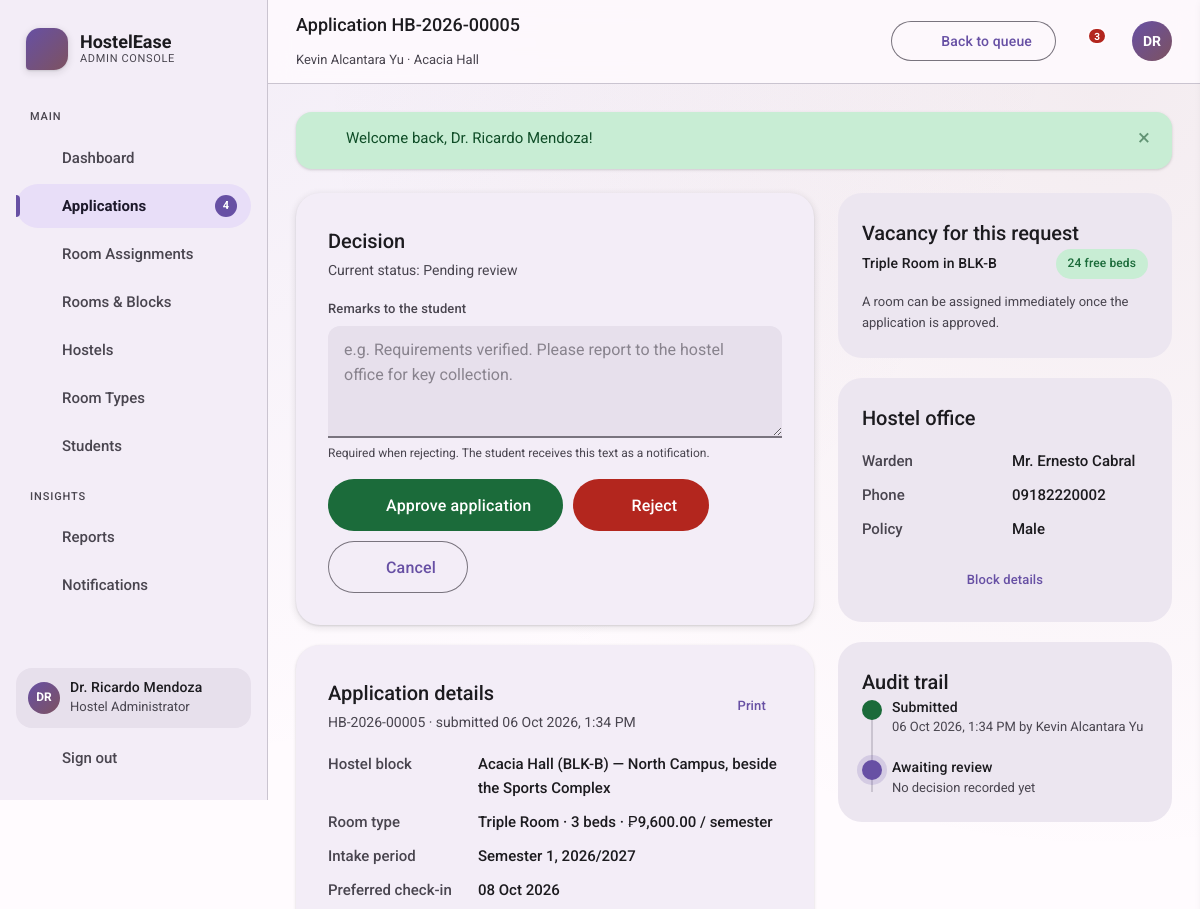
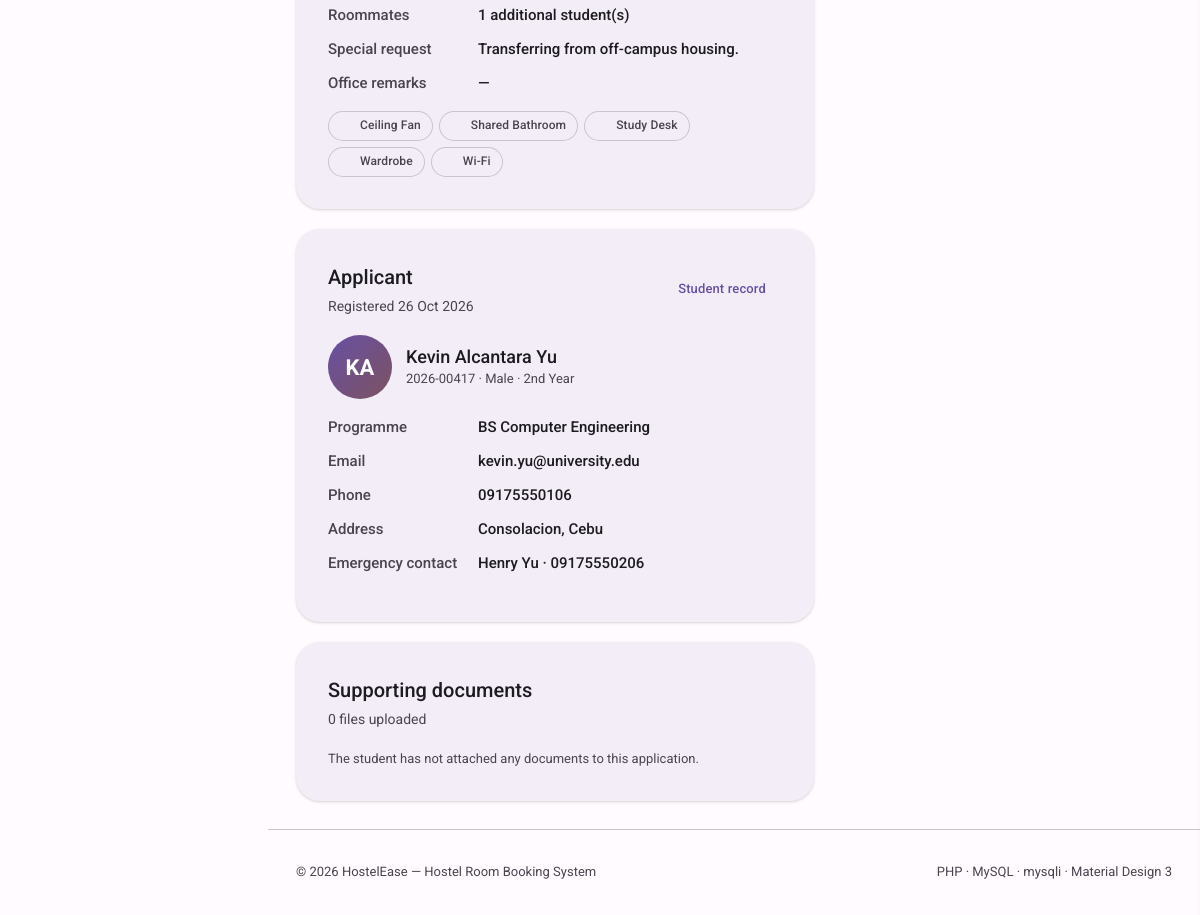
/admin/application-view.php?id=5 (signed in), run on the app's committed database (2 pictures, top to bottom).
### tables this page shows
CREATE TABLE users (
  id            INT UNSIGNED NOT NULL AUTO_INCREMENT,
  role          ENUM('student','admin') NOT NULL DEFAULT 'student',
  student_id    VARCHAR(20)  DEFAULT NULL,
  full_name     VARCHAR(120) NOT NULL,
  email         VARCHAR(150) NOT NULL,
  phone         VARCHAR(25)  DEFAULT NULL,
  password_hash VARCHAR(255) NOT NULL,
  gender        ENUM('male','female','other') DEFAULT NULL,
  programme     VARCHAR(120) DEFAULT NULL,
  year_level    VARCHAR(20)  DEFAULT NULL,
  address       VARCHAR(255) DEFAULT NULL,
  emergency_contact_name  VARCHAR(120) DEFAULT NULL,
  emergency_contact_phone VARCHAR(25)  DEFAULT NULL,
  status        ENUM('active','suspended') NOT NULL DEFAULT 'active',
  created_at    TIMESTAMP NOT NULL DEFAULT CURRENT_TIMESTAMP,
  updated_at    TIMESTAMP NOT NULL DEFAULT CURRENT_TIMESTAMP ON UPDATE CURRENT_TIMESTAMP,
  PRIMARY KEY (id),
  UNIQUE KEY uq_users_email (email),
  UNIQUE KEY uq_users_student_id (student_id),
  KEY idx_users_role (role)
);

CREATE TABLE bookings (
  id              INT UNSIGNED NOT NULL AUTO_INCREMENT,
  reference_no    VARCHAR(25) NOT NULL,
  student_id      INT UNSIGNED NOT NULL,
  hostel_id       INT UNSIGNED NOT NULL,
  room_type_id    INT UNSIGNED NOT NULL,
  intake_period   VARCHAR(40) NOT NULL,
  checkin_date    DATE DEFAULT NULL,
  checkout_date   DATE DEFAULT NULL,
  roommates       TINYINT UNSIGNED NOT NULL DEFAULT 0,
  special_request TEXT,
  status          ENUM('pending','approved','rejected','assigned','cancelled','checked_out')
                  NOT NULL DEFAULT 'pending',
  admin_remarks   TEXT,
  processed_by    INT UNSIGNED DEFAULT NULL,
  processed_at    DATETIME DEFAULT NULL,
  created_at      TIMESTAMP NOT NULL DEFAULT CURRENT_TIMESTAMP,
  updated_at      TIMESTAMP NOT NULL DEFAULT CURRENT_TIMESTAMP ON UPDATE CURRENT_TIMESTAMP,
  PRIMARY KEY (id),
  UNIQUE KEY uq_booking_ref (reference_no),
  KEY idx_booking_student (student_id),
  KEY idx_booking_status  (status),
  KEY idx_booking_hostel  (hostel_id),
  CONSTRAINT fk_booking_student FOREIGN KEY (student_id)   REFERENCES users(id)      ON DELETE CASCADE,
  CONSTRAINT fk_booking_hostel  FOREIGN KEY (hostel_id)    REFERENCES hostels(id)    ON DELETE RESTRICT,
  CONSTRAINT fk_booking_type    FOREIGN KEY (room_type_id) REFERENCES room_types(id) ON DELETE RESTRICT,
  CONSTRAINT fk_booking_admin   FOREIGN KEY (processed_by) REFERENCES users(id)      ON DELETE SET NULL
);

CREATE TABLE hostels (
  id           INT UNSIGNED NOT NULL AUTO_INCREMENT,
  name         VARCHAR(120) NOT NULL,
  block_code   VARCHAR(20)  NOT NULL,
  location     VARCHAR(180) DEFAULT NULL,
  description  TEXT,
  facilities   VARCHAR(500) DEFAULT NULL,
  warden_name  VARCHAR(120) DEFAULT NULL,
  warden_phone VARCHAR(25)  DEFAULT NULL,
  gender_policy ENUM('male','female','mixed') NOT NULL DEFAULT 'mixed',
  image_url    VARCHAR(255) DEFAULT NULL,
  is_active    TINYINT(1) NOT NULL DEFAULT 1,
  created_at   TIMESTAMP NOT NULL DEFAULT CURRENT_TIMESTAMP,
  PRIMARY KEY (id),
  UNIQUE KEY uq_hostel_block (block_code)
);

CREATE TABLE room_types (
  id          INT UNSIGNED NOT NULL AUTO_INCREMENT,
  name        VARCHAR(80) NOT NULL,
  capacity    TINYINT UNSIGNED NOT NULL DEFAULT 1,
  price       DECIMAL(10,2) NOT NULL DEFAULT 0.00,
  facilities  VARCHAR(500) DEFAULT NULL,
  description VARCHAR(500) DEFAULT NULL,
  created_at  TIMESTAMP NOT NULL DEFAULT CURRENT_TIMESTAMP,
  PRIMARY KEY (id),
  UNIQUE KEY uq_room_type_name (name)
);

### admin/application-view.php (the view, shortened to what the rows shown need)
<?php
require_once __DIR__ . '/../includes/header.php';
$bid = get_int('id');
$b = db_one(
    $conn,
    "SELECT b.*, u.id AS student_user_id, u.full_name, u.student_id, u.email, u.phone, u.programme, u.year_level, u.gender,
            u.address, u.emergency_contact_name, u.emergency_contact_phone, u.created_at user_since,
            h.name hostel_name, h.block_code, h.location, h.gender_policy, h.warden_name, h.warden_phone,
            rt.name room_type_name, rt.capacity, rt.price, rt.facilities type_facilities,
            pa.full_name admin_name,
            a.id assignment_id, a.bed_number, a.checkin_date assigned_checkin, a.created_at assigned_at,
            r.room_number, r.floor, r.id room_id
       FROM bookings b
       JOIN users u        ON u.id = b.student_id
       JOIN hostels h      ON h.id = b.hostel_id
       JOIN room_types rt  ON rt.id = b.room_type_id
       LEFT JOIN users pa  ON pa.id = b.processed_by
       LEFT JOIN assignments a ON a.booking_id = b.id AND a.status = 'active'
       LEFT JOIN rooms r       ON r.id = a.room_id
      WHERE b.id = ?",
    'i',
    [$bid]
);
$roommates = $b['room_id']
    ? db_all($conn, "SELECT u.full_name, u.student_id, a.bed_number FROM assignments a JOIN users u ON u.id=a.student_id
                      WHERE a.room_id = ? AND a.status='active' AND a.booking_id <> ? ORDER BY a.bed_number", 'ii', [(int)$b['room_id'], $bid])
    : [];
page_header('Application ' . e($b['reference_no']), 'applications', e($b['full_name']) . ' &middot; ' . e($b['hostel_name']), [
    ['label' => 'Back to queue', 'href' => 'applications.php', 'class' => 'btn-outlined', 'icon' => 'arrow_back'],
]);
?>
<div class="grid" style="grid-template-columns:minmax(0,1.55fr) minmax(0,1fr);gap:24px;align-items:start">
  <div class="stack">
    <div class="card card-pad-lg">
      <div class="card-header">
        <div>
          <h3 class="card-title">Application details</h3>
          <p class="card-sub"><?= e($b['reference_no']) ?> &middot; submitted <?= fmt_datetime($b['created_at']) ?></p>
        </div>
      </div>
      <dl class="dl">
        <dt>Hostel block</dt><dd><?= e($b['hostel_name']) ?> (<?= e($b['block_code']) ?>) — <?= e($b['location']) ?></dd>
        <dt>Room type</dt><dd><?= e($b['room_type_name']) ?> &middot; <?= (int)$b['capacity'] ?> bed<?= (int)$b['capacity'] === 1 ? '' : 's' ?> &middot; <?= money($b['price']) ?> / semester</dd>
        <dt>Intake period</dt><dd><?= e($b['intake_period']) ?></dd>
        <dt>Preferred check-in</dt><dd><?= fmt_date($b['checkin_date']) ?></dd>
        <dt>Roommates</dt><dd><?= (int)$b['roommates'] === 0 ? 'Applying alone' : (int)$b['roommates'] . ' additional student(s)' ?></dd>
        <dt>Special request</dt><dd><?= $b['special_request'] ? nl2br(e($b['special_request'])) : '—' ?></dd>
        <dt>Office remarks</dt><dd><?= $b['admin_remarks'] ? nl2br(e($b['admin_remarks'])) : '—' ?></dd>
      </dl>
    </div>
    <div class="card card-pad-lg">
      <div class="card-header">
        <div>
          <h3 class="card-title">Applicant</h3>
          <p class="card-sub">Registered <?= fmt_date($b['user_since']) ?></p>
        </div>
      </div>
      <div class="row mb-2" style="gap:14px">
        <span class="avatar lg"><?= e(initials($b['full_name'])) ?></span>
        <div>
          <div class="title-m mb-0"><?= e($b['full_name']) ?></div>
          <div class="tiny"><?= e($b['student_id']) ?> &middot; <?= e(ucfirst((string)$b['gender'] ?: '—')) ?> &middot; <?= e($b['year_level'] ?: 'Student') ?></div>
        </div>
      </div>
      <dl class="dl">
        <dt>Programme</dt><dd><?= e($b['programme'] ?: '—') ?></dd>
        <dt>Email</dt><dd><?= e($b['email']) ?></dd>
        <dt>Phone</dt><dd><?= e($b['phone'] ?: '—') ?></dd>
        <dt>Address</dt><dd><?= e($b['address'] ?: '—') ?></dd>
        <dt>Emergency contact</dt><dd><?= e($b['emergency_contact_name'] ?: '—') ?><?= $b['emergency_contact_phone'] ? ' &middot; ' . e($b['emergency_contact_phone']) : '' ?></dd>
      </dl>
    </div>
  </div>
  <aside class="stack" style="position:sticky;top:96px">
    <?php if ($b['room_number']): ?>
      <div class="card" style="background:linear-gradient(135deg,var(--md-primary),var(--md-tertiary));color:#fff">
        <div class="label-s" style="color:rgba(255,255,255,.8)">Assigned room</div>
        <div class="headline-m mb-0" style="color:#fff"><?= e($b['room_number']) ?></div>
        <div class="muted" style="color:rgba(255,255,255,.85)">Bed <?= (int)$b['bed_number'] ?> &middot; Floor <?= (int)$b['floor'] ?> &middot; <?= e($b['hostel_name']) ?></div>
        <div class="tiny mt-1" style="color:rgba(255,255,255,.8)">Check-in <?= fmt_date($b['assigned_checkin']) ?></div>
      </div>
      <div class="card">
        <h3 class="card-title mb-2">Other occupants</h3>
        <?php if (!$roommates): ?>
          <p class="tiny mb-0">This student currently has the room to themselves.</p>
        <?php else: foreach ($roommates as $rm): ?>
          <div class="row mb-1" style="gap:10px">
            <span class="avatar sm"><?= e(initials($rm['full_name'])) ?></span>
            <span class="grow">
              <span class="label-m" style="display:block"><?= e($rm['full_name']) ?></span>
              <span class="tiny"><?= e($rm['student_id']) ?> &middot; Bed <?= (int)$rm['bed_number'] ?></span>
            </span>
          </div>
        <?php endforeach; endif; ?>
      </div>
    <?php else: ?>
      <div class="card card-flat">
        <h3 class="card-title mb-2">Vacancy for this request</h3>
        <?php $vac = vacancy_for((int)$b['hostel_id'], (int)$b['room_type_id']); ?>
        <div class="row-between mb-1">
          <span class="label-m"><?= e($b['room_type_name']) ?> in <?= e($b['block_code']) ?></span>
          <span class="chip <?= $vac > 0 ? 'chip-success' : 'chip-danger' ?>"><?= $vac ?> free bed<?= $vac === 1 ? '' : 's' ?></span>
        </div>
        <p class="tiny mb-0">
          <?= $vac > 0
              ? 'A room can be assigned immediately once the application is approved.'
              : 'No vacancy right now — consider another room type or block before approving.' ?>
        </p>
      </div>
    <?php endif; ?>
    <div class="card card-flat">
      <dl class="dl">
        <dt>Warden</dt><dd><?= e($b['warden_name'] ?: '—') ?></dd>
        <dt>Phone</dt><dd><?= e($b['warden_phone'] ?: '—') ?></dd>
        <dt>Policy</dt><dd><?= e(ucfirst($b['gender_policy'])) ?></dd>
      </dl>
    </div>
    <div class="card card-flat">
      <div class="timeline">
        <div class="tl-item">
          <span class="tl-dot done"><?= icon('check') ?></span>
          <div class="label-m">Submitted</div>
          <div class="tiny"><?= fmt_datetime($b['created_at']) ?> by <?= e($b['full_name']) ?></div>
        </div>
      </div>
    </div>
  </aside>
</div>
<?php page_footer(); ?>

### includes/header.php (shortened to what the rows shown need)
<?php
require_once __DIR__ . '/functions.php';
$__USER = current_user();
function initials(?string $name): string
{
    $parts = preg_split('/\s+/', trim((string)$name));
    $out = '';
    foreach (array_slice($parts, 0, 2) as $p) {
        if ($p !== '') {
            $out .= mb_strtoupper(mb_substr($p, 0, 1));
        }
    }
    return $out ?: '?';
}
function page_header(string $title, string $active = '', string $subtitle = '', array $actions = []): void
{
    global $__USER;
    $user = $__USER ?: current_user();
    $role = $user['role'] ?? 'guest';
    $unread = $user ? unread_notification_count((int)$user['id']) : 0;
    ?>
<!DOCTYPE html>
<html lang="en">
<head>
<link rel="stylesheet" href="<?= app_url('assets/css/fonts.css') ?>">
<link rel="stylesheet" href="<?= app_url('assets/css/material-you.css') ?>">
</head>
<body>
<div class="app">
  <aside class="rail" id="rail" aria-label="Main navigation">
    <div class="brand">
      <div class="brand-text">
        <span class="brand-name"><?= APP_NAME ?></span>
        <span class="brand-sub"><?= e($role === 'admin' ? 'Admin Console' : 'Student Portal') ?></span>
      </div>
    </div>
    <div class="rail-footer">
      <?php if ($user): ?>
        <div class="rail-user mb-1">
          <div class="avatar sm"><?= e(initials($user['full_name'])) ?></div>
          <div class="grow" style="min-width:0">
            <div class="label-m" style="white-space:nowrap;overflow:hidden;text-overflow:ellipsis"><?= e($user['full_name']) ?></div>
            <div class="tiny"><?= e($role === 'admin' ? 'Hostel Administrator' : ($user['student_id'] ?: 'Student')) ?></div>
          </div>
        </div>
      <?php endif; ?>
    </div>
  </aside>
  <div class="main">
    <header class="topbar">
      <div class="grow" style="min-width:0">
        <h1 class="title-m mb-0" style="white-space:nowrap;overflow:hidden;text-overflow:ellipsis"><?= e($title) ?></h1>
        <?php if ($subtitle): ?><p class="tiny mb-0"><?= $subtitle ?></p><?php endif; ?>
      </div>
      <?php foreach ($actions as $a): ?>
        <a class="btn <?= e($a['class'] ?? '') ?>" href="<?= e($a['href']) ?>">
          <?php if (!empty($a['icon'])): ?><?= icon($a['icon']) ?><?php endif; ?>
          <?= e($a['label']) ?>
        </a>
      <?php endforeach; ?>
      <button class="icon-btn" data-notif-toggle aria-label="Notifications (<?= $unread ?> unread)">
        <?php if ($unread > 0): ?><span class="dot"><?= $unread > 9 ? '9+' : $unread ?></span><?php endif; ?>
      </button>
      <?php if ($user): ?>
        <a class="avatar" href="<?= app_url('profile.php') ?>" title="<?= e($user['full_name']) ?>" aria-label="My profile"><?= e(initials($user['full_name'])) ?></a>
      <?php endif; ?>
    </header>
    <main class="content" id="main">
    <?php
}
function page_footer(string $fab = ''): void
{
    ?>
    </main>
  </div>
</div>
</body>
</html>
    <?php
}

### data on the page
users: role "ADMIN CONSOLE", full_name "DR", full_name "Dr. Ricardo Mendoza", role "Hostel Administrator"
bookings: reference_no "HB-2026-00005", created_at "06 Oct 2026, 1:34 PM", hostel.name "Acacia Hall", hostel.block_code "BLK-B", hostel.location "North Campus, beside the Sports Complex", room_type.name "Triple Room", room_type.capacity "3", room_type.price "₱9,600.00", intake_period "Semester 1, 2026/2027", checkin_date "08 Oct 2026", roommates "1", special_request "Transferring from off-campus housing.", student.created_at "26 Oct 2026", student.full_name "KA", student.full_name "Kevin Alcantara Yu", student.student_id "2026-00417", student.gender "Male", student.year_level "2nd Year", student.programme "BS Computer Engineering", student.email "kevin.yu@university.edu", student.phone "09175550106", student.address "Consolacion, Cebu", student.emergency_contact_name "Henry Yu", student.emergency_contact_phone "09175550206", hostel.warden_name "Mr. Ernesto Cabral", hostel.warden_phone "09182220002", hostel.gender_policy "Male"

### other printed values
APP_NAME "HostelEase"
$section "MAIN"
$label "Dashboard"
$label "Applications"
$count "4"
$label "Room Assignments"
$label "Rooms & Blocks"
$label "Hostels"
$label "Room Types"
$label "Students"
$section "INSIGHTS"
$label "Reports"
$label "Notifications"
$title "Application HB-2026-00005"
$subtitle "Kevin Alcantara Yu · Acacia Hall"
